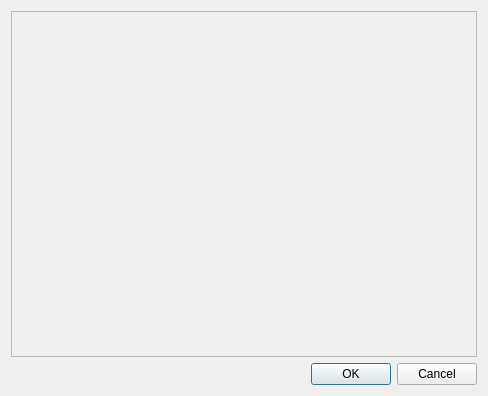
<?xml version="1.0" encoding="UTF-8"?>
<ui version="4.0">
 <class>EntityEditorWindow</class>
 <widget class="QWidget" name="EntityEditorWindow">
  <property name="windowModality">
   <enum>Qt::ApplicationModal</enum>
  </property>
  <property name="geometry">
   <rect>
    <x>0</x>
    <y>0</y>
    <width>488</width>
    <height>396</height>
   </rect>
  </property>
  <property name="windowTitle">
   <string>Entity Editor</string>
  </property>
  <layout class="QGridLayout" name="gridLayout">
   <item row="1" column="0">
    <widget class="QDialogButtonBox" name="buttonbox">
     <property name="standardButtons">
      <set>QDialogButtonBox::Cancel|QDialogButtonBox::Ok</set>
     </property>
    </widget>
   </item>
   <item row="0" column="0">
    <widget class="QScrollArea" name="scrollarea">
     <property name="widgetResizable">
      <bool>true</bool>
     </property>
     <widget class="QWidget" name="scrollarea_contents">
      <property name="geometry">
       <rect>
        <x>0</x>
        <y>0</y>
        <width>468</width>
        <height>347</height>
       </rect>
      </property>
     </widget>
    </widget>
   </item>
  </layout>
 </widget>
 <resources/>
 <connections/>
</ui>
